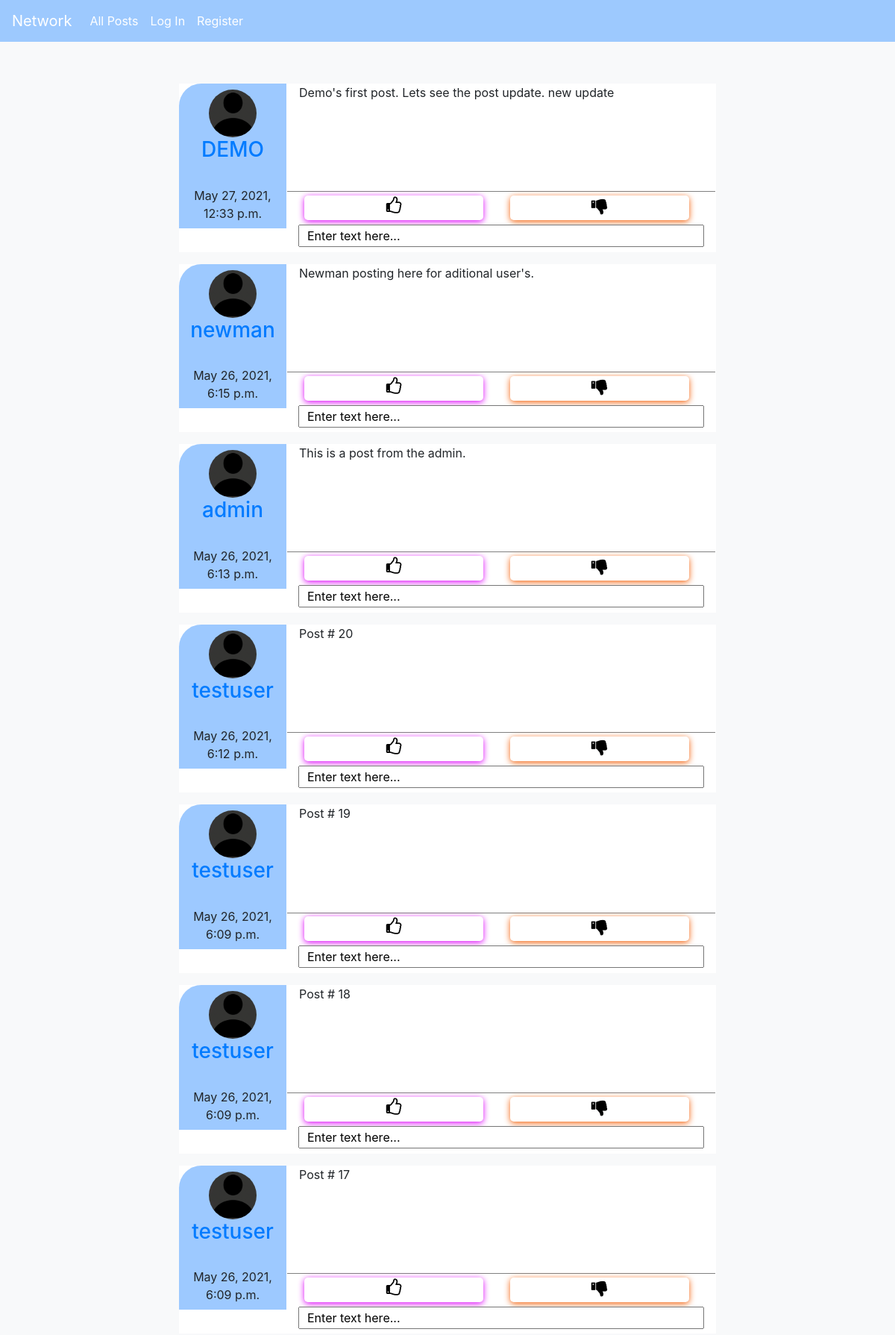
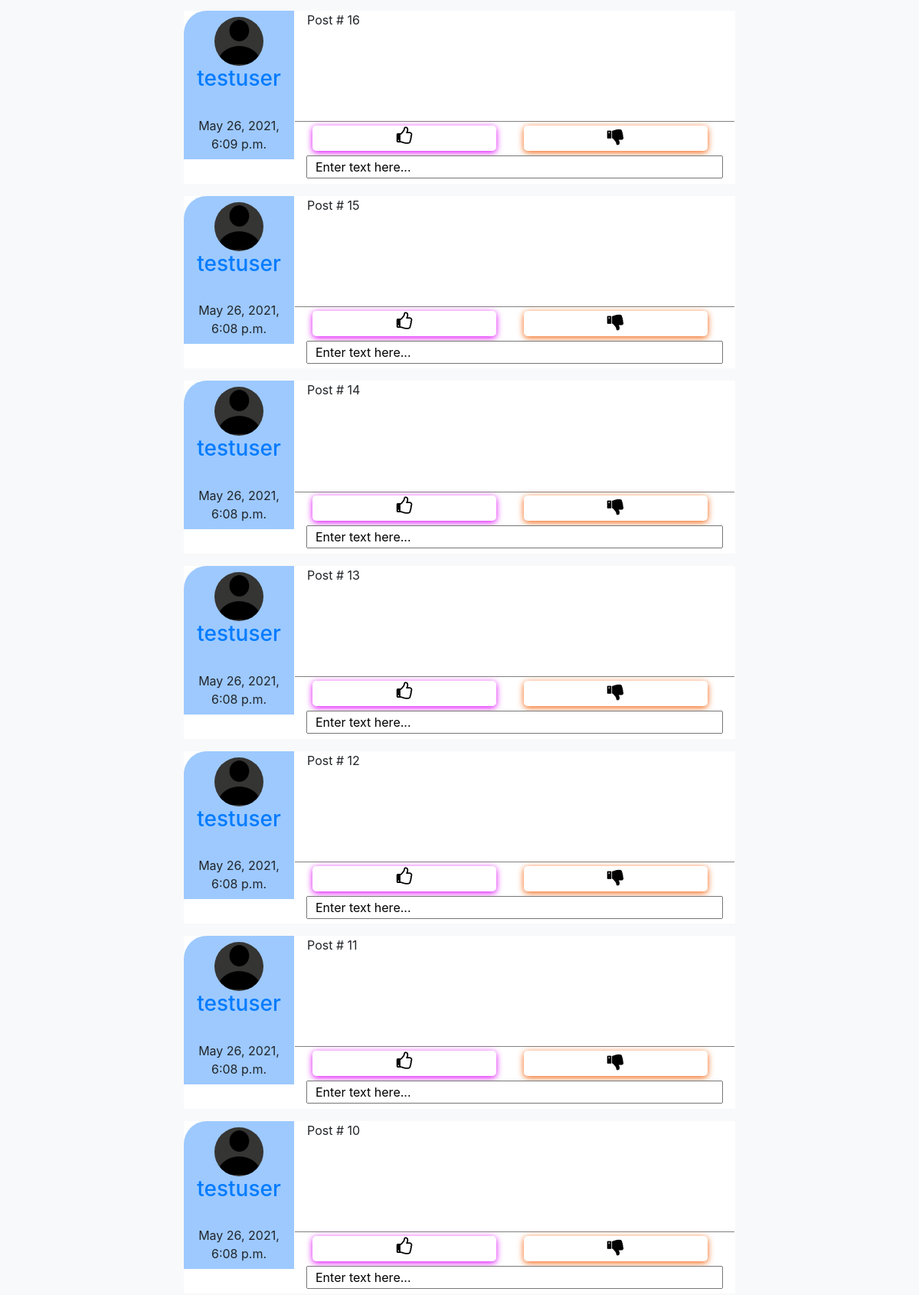
The page / (upper part) on the database its author committed (2 pictures, top to bottom).
### network/models.py (models this page shows, shortened)
class Post(models.Model):
    time = models.DateTimeField(auto_now_add=True)
    text = models.CharField(max_length=1800)
    user = models.ForeignKey(User, on_delete=models.CASCADE, related_name="posts")
    liked_by = models.ManyToManyField(User, blank=True, related_name="liked")
    unliked_by = models.ManyToManyField(User, blank=True, related_name="unliked")

class User(AbstractUser):
    image = models.CharField(max_length=300, default="images/userpic.png")
    following = models.ManyToManyField('self', blank=True, related_name="followed_by")
    followed_by = models.ManyToManyField('self', blank=True, related_name="following")
    dob = models.DateTimeField(auto_now_add=False)
    pass

### network/views.py (the view)
# urls.py: path("", views.index, name="index"),
def index(request):
    try:
        id = request.user.id
        user = User.objects.get(pk=id)
        userpost = Post.objects.order_by("-time")
        paginator = Paginator(userpost, 10)
        page_obj = paginator.get_page(1)
        return render(request, "network/index.html", {
        "UPost":page_obj, "Vuser":user,
        })
    except:
        post = Post.objects.all().order_by("-time")
        return render(request, "network/index.html", {
        "Post":post
    })

### network/templates/network/index.html
{% extends "network/layout.html" %}
{% block body %}
{% if user.is_authenticated %}
<button class="createbtn"type="button" name="button" id="newpost">Create new post</button>
<div id="postcontainer" class="postcontainer">
{% for post in UPost %}
  <div id="post" class="post row">
    <div class="postuserinfo column">
      <a href="{% url 'viewuser' post.user.id 1 %}">
        <img class="userpicpost" src="http://127.0.0.1:8000/static/images/userpic.png" alt="User profile picture">
        <br>
        <h3 class="postheader" id="postheader">{{post.user}}</h3></a>
        <br> {{post.time}}
    </div>
    <div class="column postinfo">
      {% if user == Vuser %}
      <span><button  style="display: contents;" type="button" name="button"><i style="font-size:24px;float: right;color:white" class="fa flipfa">&#9998;</i></button></span>
      {% else %}
      <span id="edit"><button class="editbtn" id="edit/{{post.id}}" style="display: contents;" type="button" name="button"><i style="font-size:24px;float: right;" class="fa flipfa">&#9998;</i></button></span>
      {% endif %}
      <div id="text/{{post.id}}" class="posttext row text/{{post.id}}">
        {{post.text}}
      </div>
      <div class="likesec row">
        <button id="like/{{post.id}}" type="button" class="likebtn"><i style="font-size:24px" class="fa">&#xf087;</i>({{post.liked_by.all.count}})</button>
        <button id="unlike/{{post.id}}" type="button" name="dislike_button" class="dislikebtn"><i style="font-size:24px" class="fa">&#xf165;</i>({{post.unliked_by.all.count}})</button>
      </div>
    </div>
      <div class="comments" id="comment_sec/{{post.id}}">
        <button type="button" id="comment_btn/{{post.id}}" class="comment_button see_comments">see comments</button>
      </div>
    <textarea id="new_comment/{{post.id}}" rows="1" cols="50" name="comment_text" form="usrform" placeholder="Enter text here..."></textarea>
  </div>
{% empty %}
<div id="empty" class="empty">
No post from users you follow.
</div>
{% endfor %}
</div>
{% else %}
{% for post in Post %}
<div class="post row">
  <div class="postuserinfo column">
    <a href="viewuser/{{post.user.id}}/1">
      <img class="userpicpost" src="static/images/userpic.png" alt="User profile picture">
      <br>
      <h3 class="postheader" id="postheader">{{post.user}}</h3>
      </a>
      <br> {{post.time}}
  </div>
  <div class="column postinfo">
    <div class="posttext row">
      {{post.text}}
    </div>
    <div class="likesec row">
      <button type="button" class="likebtn"><i style="font-size:24px" class="fa">&#xf087;</i></button>
      <button type="button" class="dislikebtn"><i style="font-size:24px" class="fa">&#xf165;</i></button>
    </div>
    <div class="">
      <textarea style="margin-top: 6px;"rows="1" cols="50" name="comment" form="usrform">
  Enter text here...</textarea>
    </div>
  </div>
</div>
{% empty %}
<div class="empty">
No post from users.
</div>
{% endfor %}
{% endif %}
{% endblock %}

### network/static/network/styles.css (style rules this page uses)
textarea { resize: none; overflow-y: scroll; width: 100%; }
.userpicpost { border-radius: 100px; height: 4pc; }
.post { justify-content: center; text-align: center; padding-bottom: 2pc; margin-bottom: 1pc; background-color: #fff; width: 60vw; margin-top: 1pc; }
.postinfo { background: #fff; padding-left: 1pc; padding-right: 1pc; width: 80%; }
.posttext { background: #fff; padding-left: 1pc; height: 75%; width: auto; border-bottom: 1px solid gray; margin-bottom: .3pc; }
.postuserinfo { background: #9dc9ff; padding: .5pc; width: 20%; float: left; border-top-left-radius: 30px; }
.likesec { place-content: center; }
.likebtn { width: 20vw; border-style: none; padding-bottom: 5px; background: #fff; box-shadow: 0 2px 9px #dd05f8; margin-right: 3vw; margin-left: -1vw; border-radius: 5px; }
.dislikebtn { width: 20vw; border-style: none; padding-bottom: 5px; background: #fff; box-shadow: 0 2px 9px #f3620d; border-radius: 5px; }
body { text-align: -webkit-center; }

### rows shown on the page
Post: user "DEMO", time "May 27, 2021, 12:33 p.m.", text "Demo's first post. Lets see the post update. new update"
Post: user "newman", time "May 26, 2021, 6:15 p.m.", text "Newman posting here for aditional user's."
Post: user "admin", time "May 26, 2021, 6:13 p.m.", text "This is a post from the admin."
Post: user "testuser", time "May 26, 2021, 6:12 p.m.", text "Post # 20"
Post: user "testuser", time "May 26, 2021, 6:09 p.m.", text "Post # 19"
Post: user "testuser", time "May 26, 2021, 6:09 p.m.", text "Post # 18"
Post: user "testuser", time "May 26, 2021, 6:09 p.m.", text "Post # 17"
Post: user "testuser", time "May 26, 2021, 6:09 p.m.", text "Post # 16"
Post: user "testuser", time "May 26, 2021, 6:08 p.m.", text "Post # 15"
Post: user "testuser", time "May 26, 2021, 6:08 p.m.", text "Post # 14"
Post: user "testuser", time "May 26, 2021, 6:08 p.m.", text "Post # 13"
Post: user "testuser", time "May 26, 2021, 6:08 p.m.", text "Post # 12"
Post: user "testuser", time "May 26, 2021, 6:08 p.m.", text "Post # 11"
Post: user "testuser", time "May 26, 2021, 6:08 p.m.", text "Post # 10"
